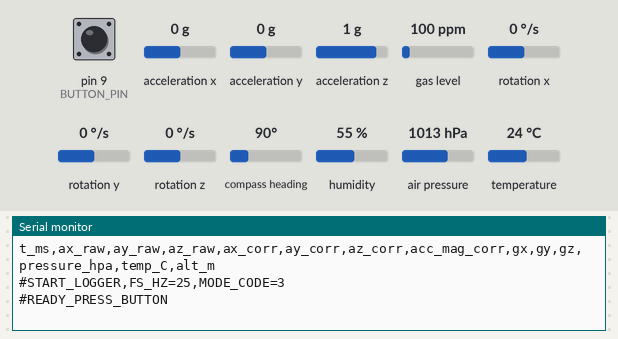
Recording of a sketch running on a simulated Arduino Uno, built with avr-gcc and run on an emulated ATmega328P. Shown: the last lines printed to the serial monitor. The test bench sets the inputs (shaded band); at power-on: pin 9 (BUTTON_PIN) HIGH, acceleration x 0 g, acceleration y 0 g, acceleration z 1 g, gas level 100 ppm, rotation x 0 °/s, rotation y 0 °/s, rotation z 0 °/s, compass heading 90°, humidity 55 %, air pressure 1013 hPa, temperature 24 °C.

Above: at 2.2 s.
2.3 s: pin 9 (BUTTON_PIN) pulled LOW for 0.15 s
At 2.6 s:
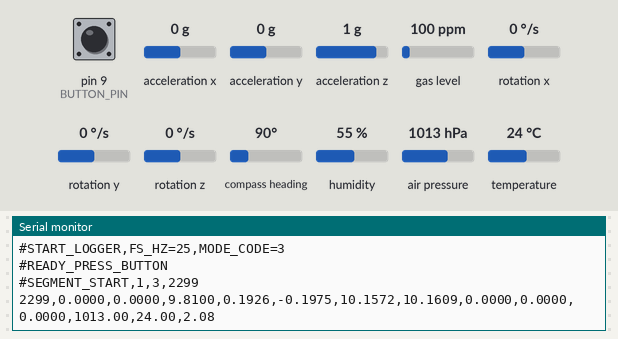
3.9 s: pin 9 (BUTTON_PIN) pulled LOW for 1 s
At 5.3 s:
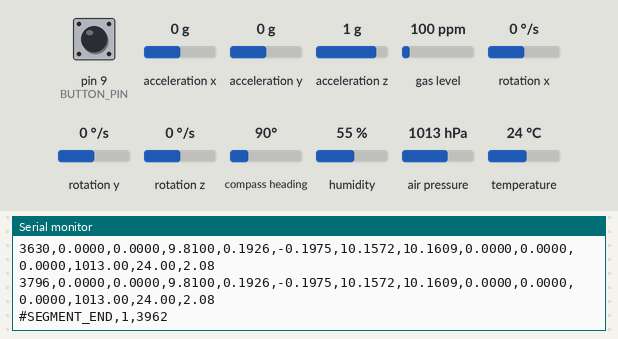
Timing chart, 0 to 6.9 s (numbered marks = the images above; inputs shaded):
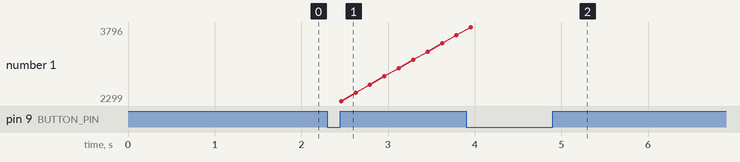

The sketch:

CAR_LOGGER_USB.ino
```cpp
// CAR_LOGGER_BUTTON_v1.0
// 25 Hz CSV logger with on-device segmentation via push button (GPIO 9)
// Sensors: BNO055 (raw accel + gyro) + BMP390/BMP3XX
// Output: CSV rows only while logging==true, plus segment markers:
//   #SEGMENT_START,<segment_id>,<mode_code>,<t_ms>
//   #SEGMENT_END,<segment_id>,<t_ms>
//
// Notes:
// - Button wiring: GPIO 9 <-> momentary switch <-> GND
// - Uses INPUT_PULLUP, so idle=HIGH, pressed=LOW
// - No Wi-Fi / no laptop needed to start/stop segments in the field
//
// Version history:
//   v1.0 (Jan 23) Added button-controlled segmentation + mode codes
//
// ----------------------------

#include <Wire.h>
#include <Adafruit_Sensor.h>
#include <Adafruit_BNO055.h>
#include <utility/imumaths.h>
#include <Adafruit_BMP3XX.h>
#include <math.h>

Adafruit_BNO055 bno = Adafruit_BNO055(55, 0x28);
Adafruit_BMP3XX bmp;

// ---------- BMP ----------
#define BMP3_I2C_ADDR 0x77
const float SEA_LEVEL_HPA = 1013.25f; // placeholder; relative changes matter more

// ---------- ACCEL BIAS (m/s^2) ----------
// Recomputed after reassembly using full 6-face calibration (Jan 23)
const float ACC_BIAS_X = -0.1926f;
const float ACC_BIAS_Y = +0.1975f;
const float ACC_BIAS_Z = -0.3472f;

// ---------- Sampling ----------
const uint32_t FS_HZ = 25;
const uint32_t PERIOD_US = 1000000UL / FS_HZ;
uint32_t nextTickUs = 0;

// ---------- Button / Segmentation ----------
#define BUTTON_PIN 9
#define DEBOUNCE_MS 300

bool logging = false;
uint32_t segment_id = 0;
uint32_t lastButtonMs = 0;

// Mode codes (simple SHL-style integer labels for your own dataset)
#define MODE_TRAIN   3
#define MODE_SUBWAY  4
#define MODE_CAR     5
#define MODE_WALK    6

// IMPORTANT: Set this before collecting a mode session.
// For tomorrow's train trip, start with MODE_TRAIN.
// If you collect subway later, change to MODE_SUBWAY and re-upload.
uint8_t current_mode = MODE_TRAIN;

bool buttonPressed() {
  static bool lastState = HIGH;
  bool currentState = digitalRead(BUTTON_PIN);

  // Detect falling edge: HIGH -> LOW
  if (lastState == HIGH && currentState == LOW) {
    uint32_t now = millis();
    if (now - lastButtonMs > DEBOUNCE_MS) {
      lastButtonMs = now;
      lastState = currentState;
      return true;
    }
  }
  lastState = currentState;
  return false;
}

void printHeader() {
  Serial.println("t_ms,ax_raw,ay_raw,az_raw,ax_corr,ay_corr,az_corr,acc_mag_corr,gx,gy,gz,pressure_hpa,temp_C,alt_m");
}

void setup() {
  Serial.begin(115200);
  unsigned long t0 = millis();
  while (!Serial && millis() - t0 < 2000) {}

  // Button uses internal pullup (idle HIGH, pressed LOW)
  pinMode(BUTTON_PIN, INPUT_PULLUP);

  Wire.begin();
  Wire.setClock(400000);

  if (!bno.begin()) {
    Serial.println("#ERROR: BNO055 not detected");
    while (1) delay(10);
  }
  delay(1000);
  bno.setExtCrystalUse(true);

  if (!bmp.begin_I2C(BMP3_I2C_ADDR)) {
    Serial.println("#ERROR: BMP3XX not detected (try 0x76/0x77)");
    while (1) delay(10);
  }

  // Stable BMP settings
  bmp.setTemperatureOversampling(BMP3_OVERSAMPLING_2X);
  bmp.setPressureOversampling(BMP3_OVERSAMPLING_8X);
  bmp.setIIRFilterCoeff(BMP3_IIR_FILTER_COEFF_3);
  bmp.setOutputDataRate(BMP3_ODR_50_HZ);

  // Print header + status
  printHeader();
  Serial.print("#START_LOGGER,FS_HZ=");
  Serial.print(FS_HZ);
  Serial.print(",MODE_CODE=");
  Serial.println(current_mode);
  Serial.println("#READY_PRESS_BUTTON");

  nextTickUs = micros();
}

void loop() {
  // Handle segmentation button (can be checked as fast as possible)
  if (buttonPressed()) {
    logging = !logging;

    if (logging) {
      segment_id++;
      Serial.print("#SEGMENT_START,");
      Serial.print(segment_id);
      Serial.print(",");
      Serial.print(current_mode);
      Serial.print(",");
      Serial.println(millis());
    } else {
      Serial.print("#SEGMENT_END,");
      Serial.print(segment_id);
      Serial.print(",");
      Serial.println(millis());
    }
  }

  // Maintain 25 Hz sampling when actively logging
  if (!logging) return;

  uint32_t nowUs = micros();
  if ((int32_t)(nowUs - nextTickUs) < 0) return;
  nextTickUs += PERIOD_US;

  uint32_t nowMs = millis();

  // BNO055 raw accel includes gravity
  imu::Vector<3> aRaw = bno.getVector(Adafruit_BNO055::VECTOR_ACCELEROMETER);
  float axr = aRaw.x();
  float ayr = aRaw.y();
  float azr = aRaw.z();

  // Bias-corrected accel
  float ax = axr - ACC_BIAS_X;
  float ay = ayr - ACC_BIAS_Y;
  float az = azr - ACC_BIAS_Z;
  float amag = sqrtf(ax * ax + ay * ay + az * az);

  // Gyro (rad/s)
  imu::Vector<3> gRaw = bno.getVector(Adafruit_BNO055::VECTOR_GYROSCOPE);
  float gx = gRaw.x();
  float gy = gRaw.y();
  float gz = gRaw.z();

  // BMP readings
  float pressure_hpa = NAN, temp_C = NAN, alt_m = NAN;
  if (bmp.performReading()) {
    pressure_hpa = bmp.pressure / 100.0f;
    temp_C = bmp.temperature;
    alt_m = bmp.readAltitude(SEA_LEVEL_HPA);
  }

  // CSV line
  Serial.print(nowMs); Serial.print(",");
  Serial.print(axr, 4); Serial.print(",");
  Serial.print(ayr, 4); Serial.print(",");
  Serial.print(azr, 4); Serial.print(",");
  Serial.print(ax, 4);  Serial.print(",");
  Serial.print(ay, 4);  Serial.print(",");
  Serial.print(az, 4);  Serial.print(",");
  Serial.print(amag, 4); Serial.print(",");
  Serial.print(gx, 4);  Serial.print(",");
  Serial.print(gy, 4);  Serial.print(",");
  Serial.print(gz, 4);  Serial.print(",");
  Serial.print(pressure_hpa, 2); Serial.print(",");
  Serial.print(temp_C, 2);       Serial.print(",");
  Serial.println(alt_m, 2);
}
```

Measured:
- after the input at 2.3 s, the serial monitor: prints a new line at once (image 1)
- after the input at 3.9 s, the serial monitor: prints a new line after 0.06 s (image 2)
